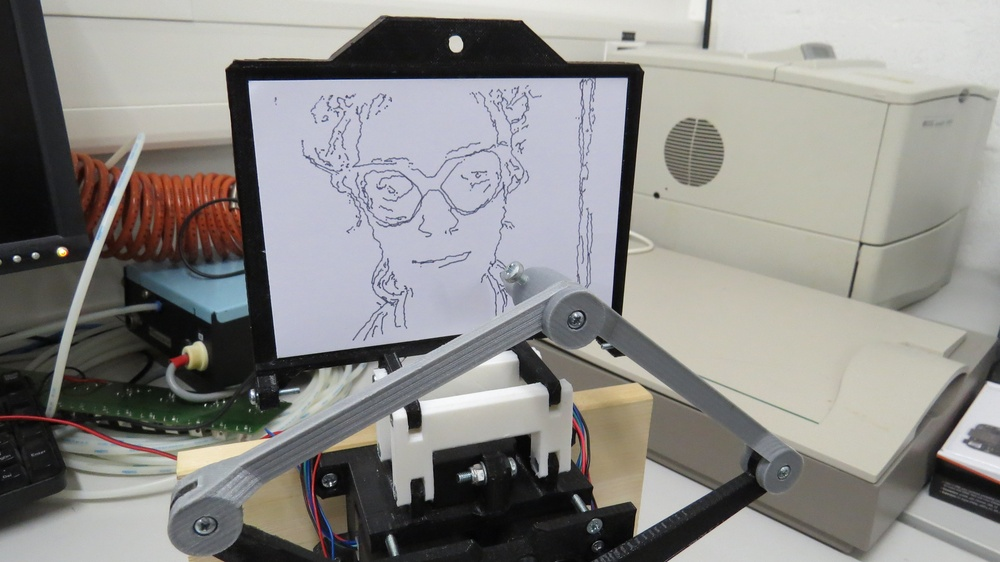
#> input picture Documents/image_1.JPG, 1000 x 562 px, shrunk from 4000 x 2248 before the run
$ python border_following.py   (Python 2 division)
#> lines starting #> are read from the running program, lines starting #| are printed output that depends on the picture; after the words box and inside, x2 and y2 are one past the last pixel; in counts of white or black regions, pixels touching at a corner belong together
#! /usr/bin/python

# The following code is a general algorithm whose purpose
# is to find the  different contours in a 1-bit image
# (for example returned by the Canny algorithm) and store
# each of them as a vector of the points which compose it.

# A B C
# D - E
# F G H

from __future__ import division
from numpy import linalg as LA
from time import sleep
import os
import cv2
import sys
import numpy as np
import cPickle

MAP_COLOR = 200
COLORS = [[0,0,255],[0,255,0],[255,0,0],[200,200,50],[0,255,255],[0,128,255]]

def follow_contour(x, y):

	map[y, x] = MAP_COLOR
	new_contour = [[x, y]]
	#print "-----> New contour at ", [x, y]

	while(True):
		s = np.array([[x-1,y-1],[x,y-1],[x+1,y-1],[x-1,y],[x+1,y],[x-1,y+1],[x,y+1],[x+1,y+1]])
		# Create maks for surrounding points
		img_mask = []
		map_mask = []
		for k in s:
			img_mask.append(img[k[1], k[0]])
			map_mask.append(map[k[1], k[0]])
		result = np.logical_and(img_mask, np.logical_not(map_mask))
		next = np.nonzero(result)[0] #usually returns a tuple of arrays

		if len(next) == 0:
			#print "End of contour"
			break

		 # First report every surrounding point on the map
		for k in next:
			[u, v] = s[k]
			map[v, u] = MAP_COLOR

		if len(next) > 1:
			change = -len(contours)
			for k in next:
				[u, v] = s[k]
				follow_contour(u, v)
			change += len(contours)
			if change > 0: # if the last new_contours were long enough to be used
				new_contour.extend(contours[0])
				del contours[0]
			break
		else:
			# Continue the actual contour
			next = next[0]
			[x, y] = s[next]
			new_contour.append([x, y])

	if len(new_contour) > 1: # Filter one-point contours
		#contours.append(new_contour)
		contours.insert(0,new_contour)

def export_contours(contours):

	file = open("saved_contours.txt", "w")
	np.savetxt(file, contours, delimiter=" ", fmt="%s")
	file.close()

input_file = raw_input('Specify file to proceed: ')
#> the answer given: ../../Documents/image_1.JPG
input_file = './' + input_file

img = cv2.imread(input_file)
#> img is the input picture: shape (562, 1000, 3); mean B, G, R 135.3, 137.9, 139.2
img = cv2.copyMakeBorder(img,1,1,1,1,cv2.BORDER_CONSTANT,value=(0,0,0))
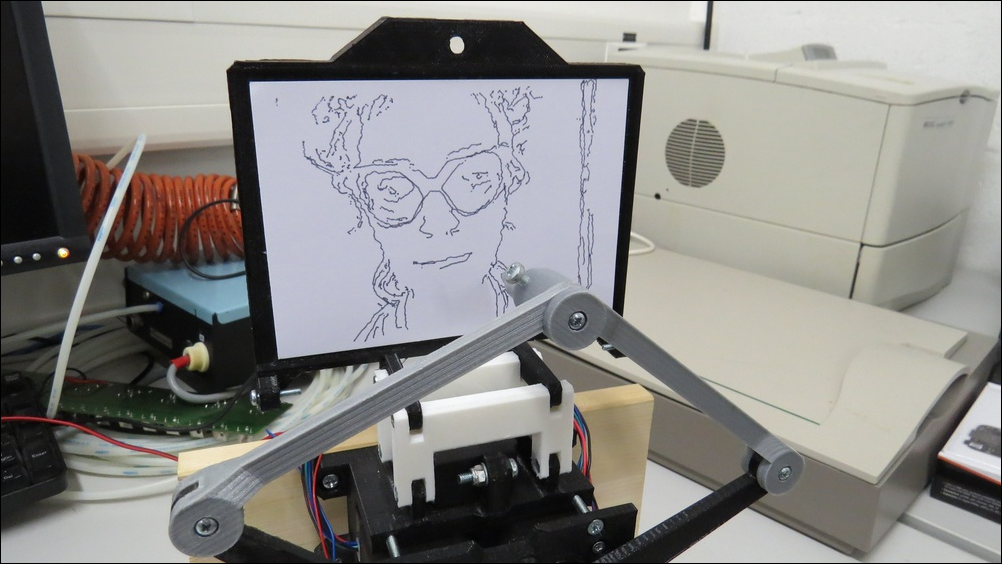
#> img: shape (564, 1002, 3); mean B, G, R 134.5, 137.1, 138.5
img = cv2.cvtColor(img,cv2.COLOR_BGR2GRAY)
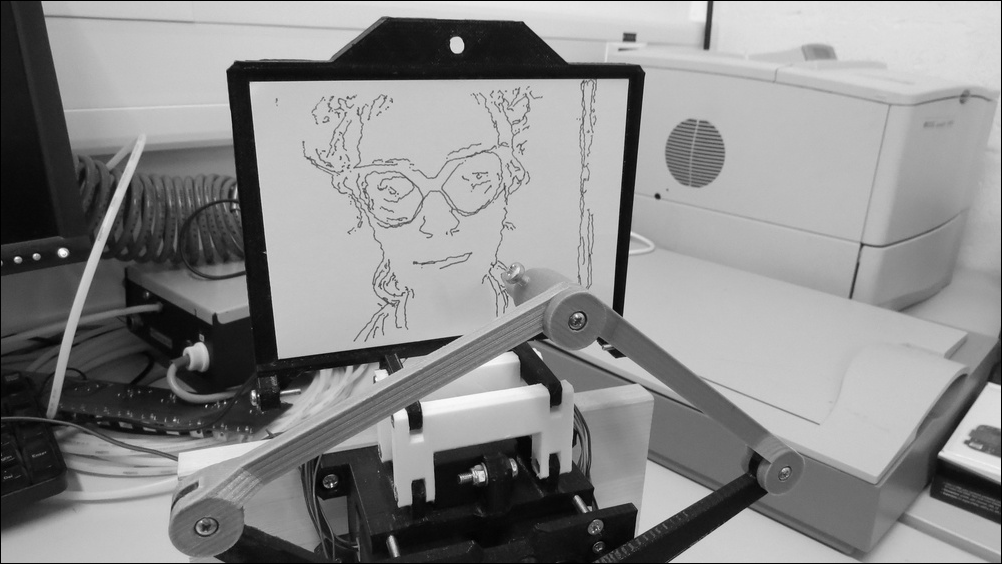
#> img: shape (564, 1002); min 0, max 254, mean 137.3
retval, img = cv2.threshold(img,100,255,cv2.THRESH_BINARY)
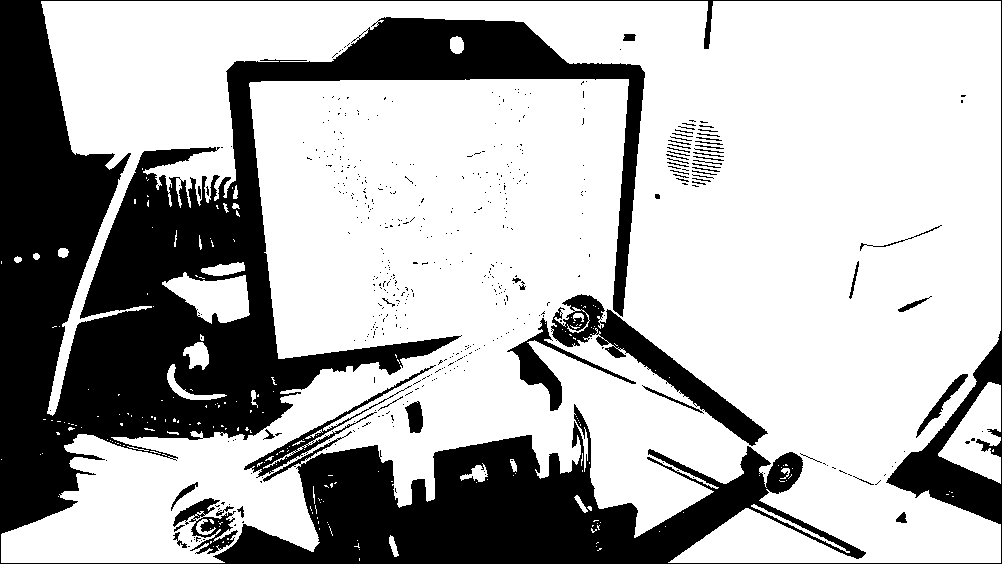
#> img: shape (564, 1002); 69.7% white; 492 black regions (436 under 20 px), largest, box (x1, y1, x2, y2) and area: (0, 0, 1002, 564) 156053, (551, 294, 768, 446) 6148, (507, 318, 636, 411) 1996

width, height = img.shape
#> width = 564; height = 1002
print 'width=', width, '; height=', height
#| width= 564 ; height= 1002


map = img.copy()
map[:,:] = 0;
#> map: shape (564, 1002); every value is 0
contours = []

for j in range(1, width-1):
	for i in range(1, height-1):

		# When accessing img as numpy arrays, x and y are inverted
		if not img[j,i] or map[j,i]:
			continue

		[x, y] = [i, j]
#> (the run stopped early here; a loop or call above may not have finished)

$ run again, on Documents/image_3.JPG
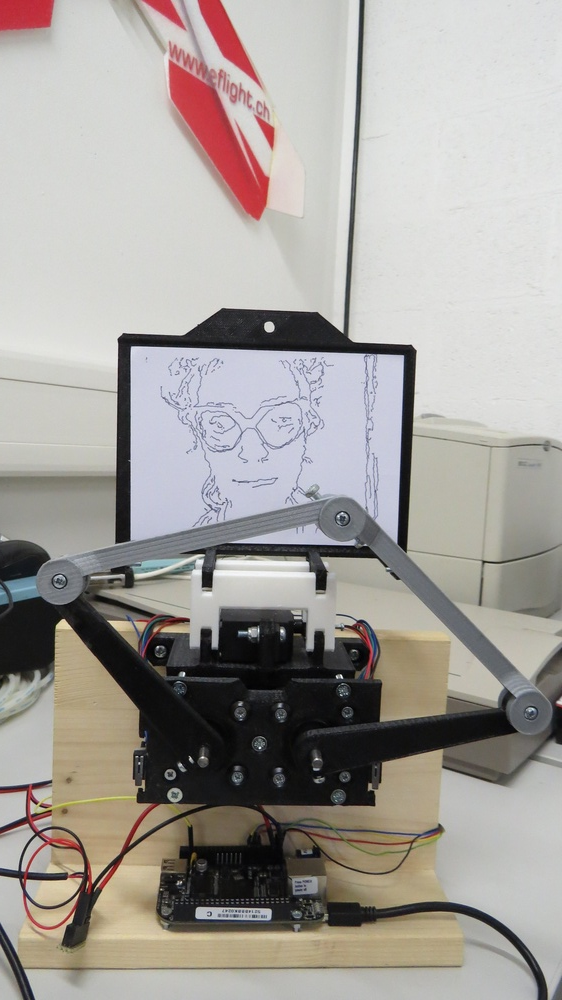
#> input picture Documents/image_3.JPG, 562 x 1000 px, shrunk from 2248 x 4000 before the run
#> img is the input picture: shape (1000, 562, 3); mean B, G, R 154.3, 158.8, 163.4
#> `img = cv2.cvtColor(img,cv2.COLOR_BGR2GRAY)`:
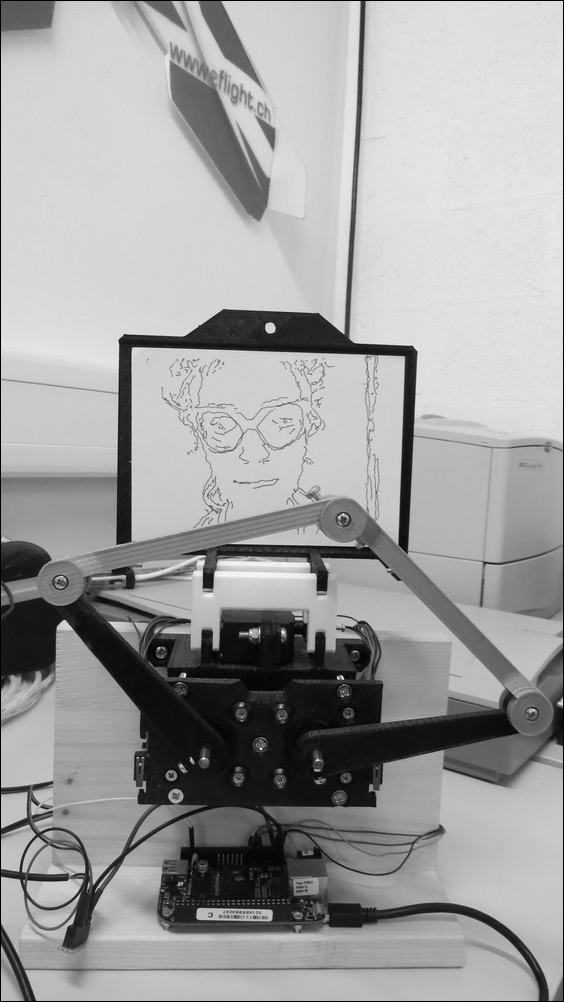
#> img: shape (1002, 564); min 0, max 254, mean 158.8
#> `retval, img = cv2.threshold(img,100,255,cv2.THRESH_BINARY)`:
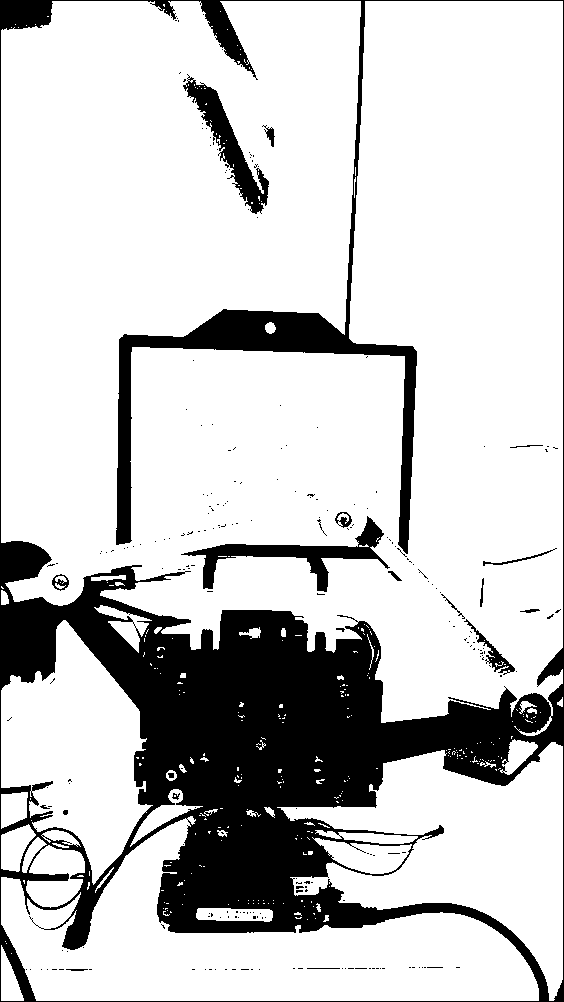
#> img: shape (1002, 564); 79.2% white; 237 black regions (216 under 20 px), largest, box (x1, y1, x2, y2) and area: (0, 0, 564, 1002) 109361, (181, 516, 390, 592) 3414, (183, 74, 269, 214) 2931
#| width= 1002 ; height= 564
#> map: shape (1002, 564); every value is 0

$ run again, on Documents/BBB_pinout.png
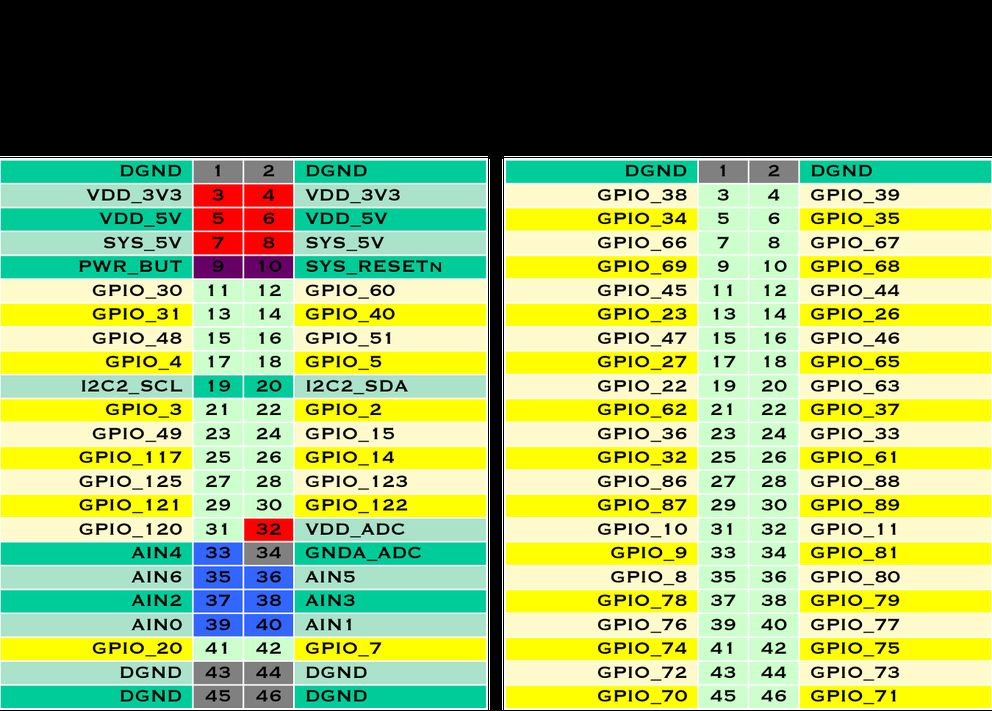
#> input picture Documents/BBB_pinout.png, 992 x 711 px, shrunk from 1350 x 968 before the run
#> img is the input picture: shape (711, 992, 3); mean B, G, R 102.2, 167.1, 145.1
#> `img = cv2.cvtColor(img,cv2.COLOR_BGR2GRAY)`:
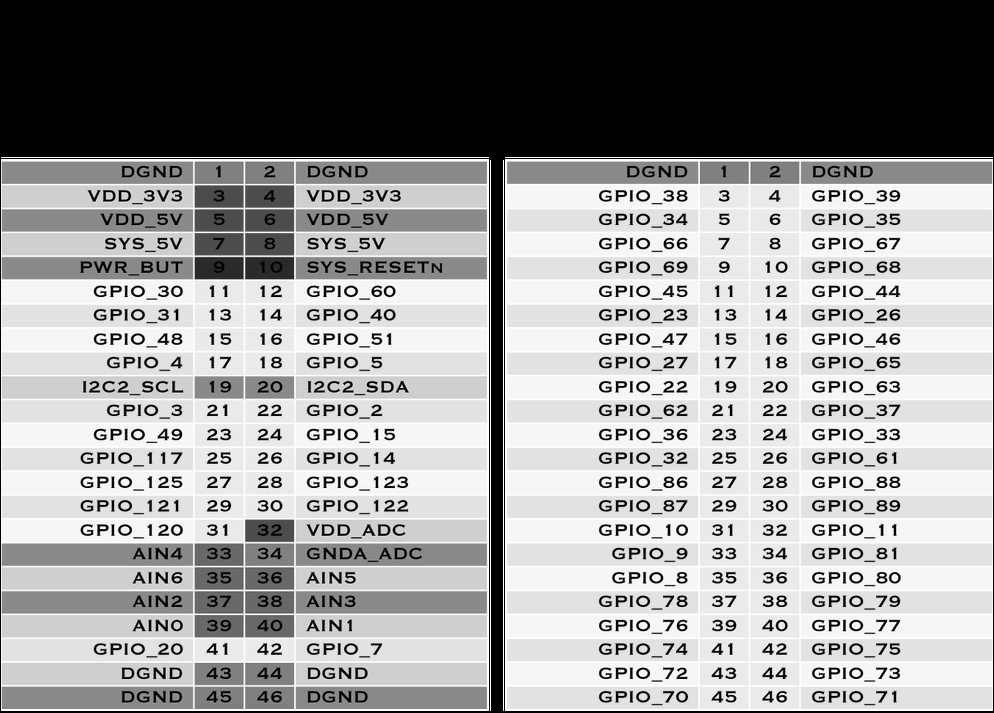
#> img: shape (713, 994); min 0, max 255, mean 152.4
#> `retval, img = cv2.threshold(img,100,255,cv2.THRESH_BINARY)`:
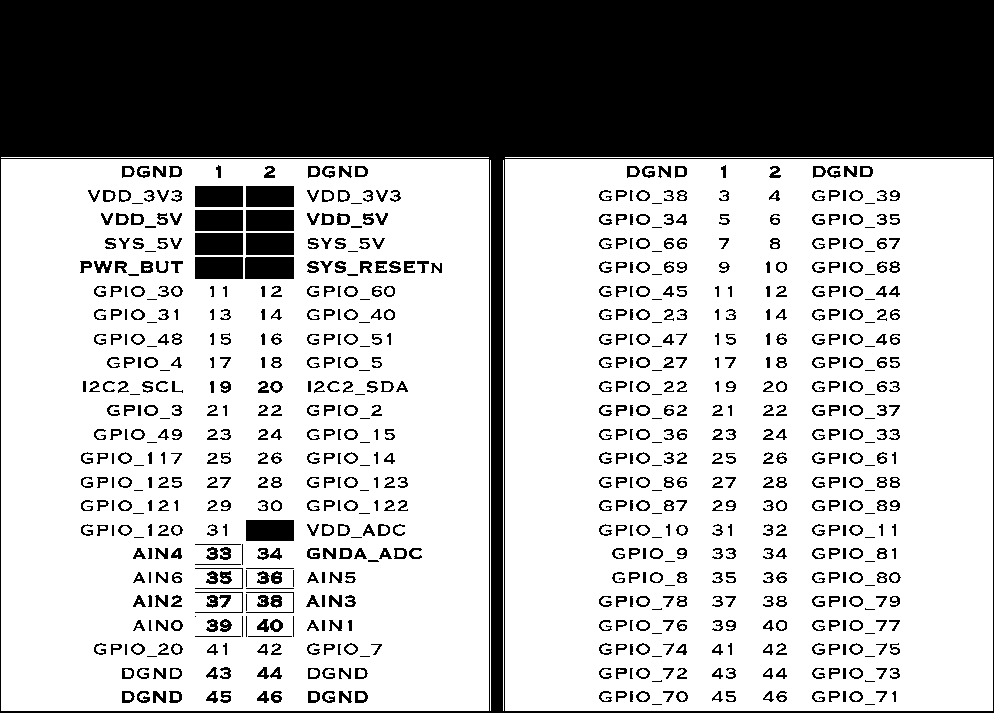
#> img: shape (713, 994); 69.3% white; 783 black regions (77 under 20 px), largest, box (x1, y1, x2, y2) and area: (0, 0, 994, 713) 167892, (245, 257, 294, 279) 1077, (195, 233, 243, 255) 1056
#| width= 713 ; height= 994
#> map: shape (713, 994); every value is 0
